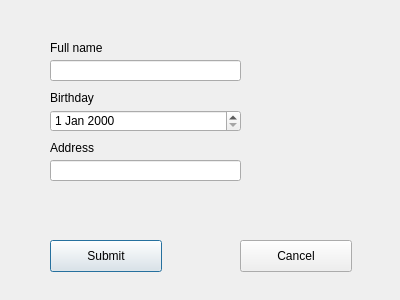
<?xml version="1.0" encoding="UTF-8"?>
<ui version="4.0">
 <class>AddPatientDialog</class>
 <widget class="QDialog" name="AddPatientDialog">
  <property name="geometry">
   <rect>
    <x>0</x>
    <y>0</y>
    <width>400</width>
    <height>300</height>
   </rect>
  </property>
  <property name="sizePolicy">
   <sizepolicy hsizetype="Fixed" vsizetype="Fixed">
    <horstretch>0</horstretch>
    <verstretch>0</verstretch>
   </sizepolicy>
  </property>
  <property name="windowTitle">
   <string>Dialog</string>
  </property>
  <widget class="QLabel" name="label">
   <property name="geometry">
    <rect>
     <x>50</x>
     <y>40</y>
     <width>58</width>
     <height>16</height>
    </rect>
   </property>
   <property name="text">
    <string>Full name</string>
   </property>
  </widget>
  <widget class="QLabel" name="label_2">
   <property name="geometry">
    <rect>
     <x>50</x>
     <y>90</y>
     <width>58</width>
     <height>16</height>
    </rect>
   </property>
   <property name="text">
    <string>Birthday</string>
   </property>
  </widget>
  <widget class="QLabel" name="label_3">
   <property name="geometry">
    <rect>
     <x>50</x>
     <y>140</y>
     <width>58</width>
     <height>16</height>
    </rect>
   </property>
   <property name="text">
    <string>Address</string>
   </property>
  </widget>
  <widget class="QPushButton" name="submitButton">
   <property name="geometry">
    <rect>
     <x>50</x>
     <y>240</y>
     <width>112</width>
     <height>32</height>
    </rect>
   </property>
   <property name="text">
    <string>Submit</string>
   </property>
  </widget>
  <widget class="QPushButton" name="cancelButton">
   <property name="geometry">
    <rect>
     <x>240</x>
     <y>240</y>
     <width>112</width>
     <height>32</height>
    </rect>
   </property>
   <property name="text">
    <string>Cancel</string>
   </property>
  </widget>
  <widget class="QLineEdit" name="lineEditName">
   <property name="geometry">
    <rect>
     <x>50</x>
     <y>60</y>
     <width>191</width>
     <height>21</height>
    </rect>
   </property>
  </widget>
  <widget class="QDateEdit" name="dateEditBirthday">
   <property name="geometry">
    <rect>
     <x>50</x>
     <y>110</y>
     <width>191</width>
     <height>22</height>
    </rect>
   </property>
  </widget>
  <widget class="QLineEdit" name="lineEditAddress">
   <property name="geometry">
    <rect>
     <x>50</x>
     <y>160</y>
     <width>191</width>
     <height>21</height>
    </rect>
   </property>
  </widget>
 </widget>
 <resources/>
 <connections/>
</ui>
